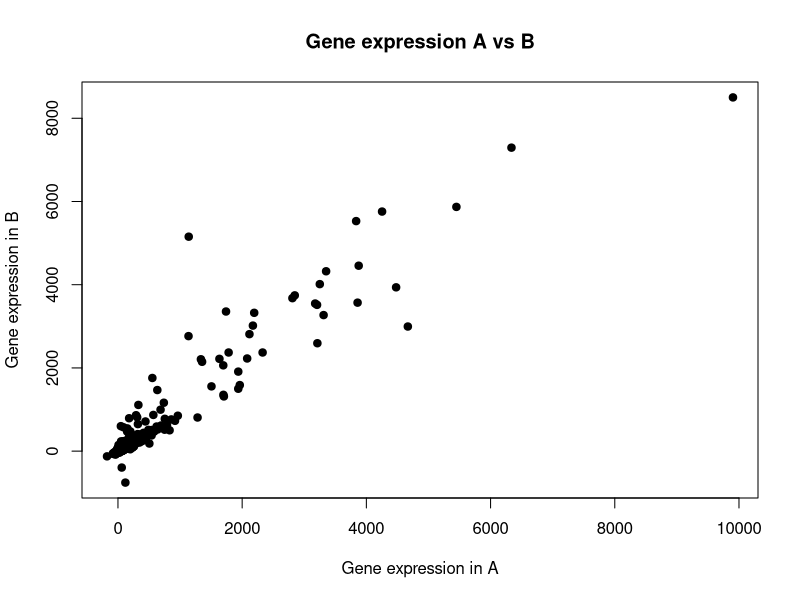
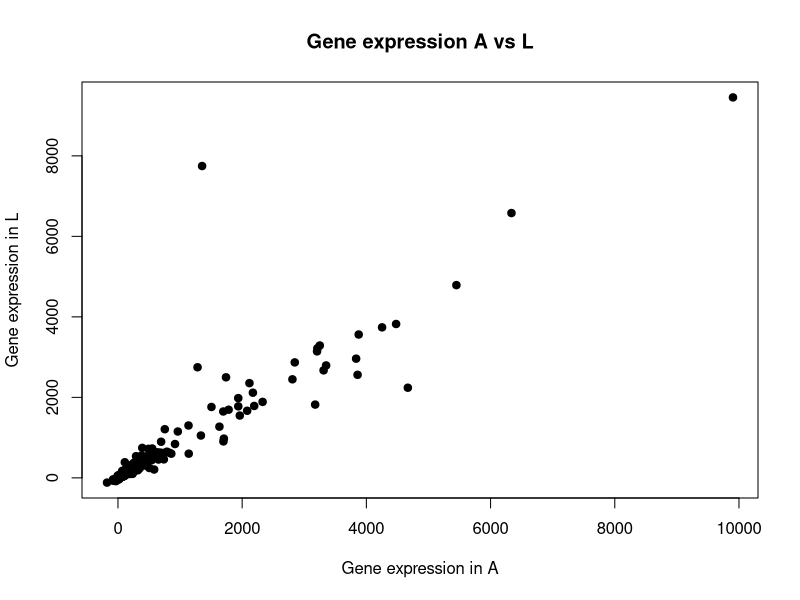
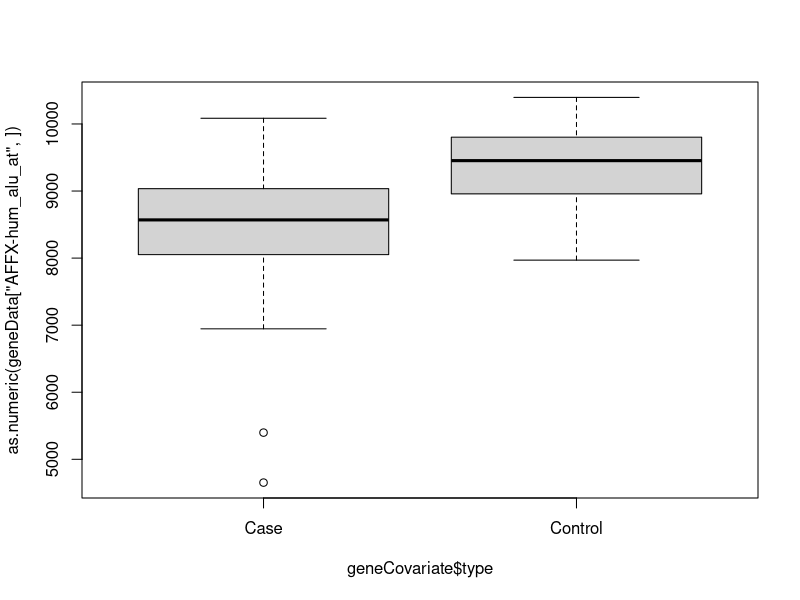
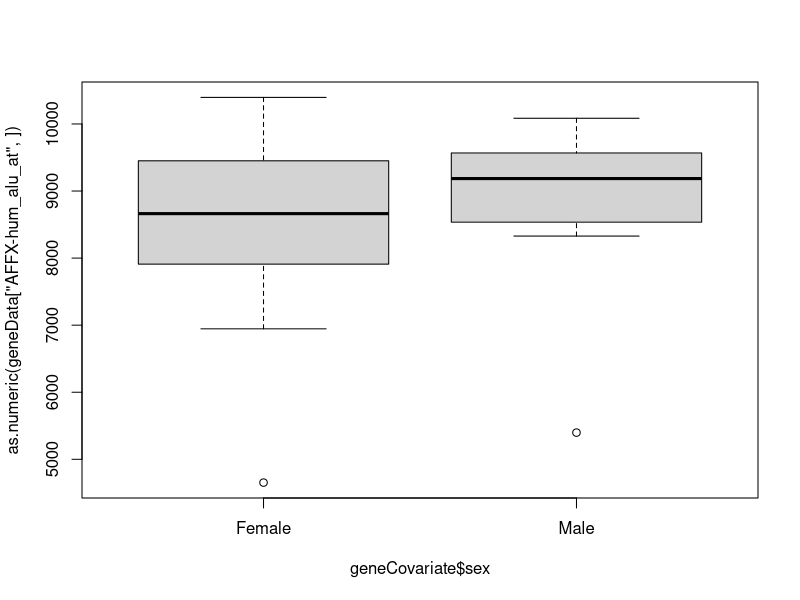

The R source for these figures, in order:
# Exercise 1: Loading the Dataset
library(Biobase)
data(package = "Biobase")
data("geneData")
data("geneCovariate")

#Excercise 1: Transform data to data.frame and explore the dataframe, what they contains, what are rows and columns?
#Can you tell what geneData and GeneCovariates dataframes contain?
geneData = data.frame(geneData)
geneCovariate = data.frame(geneCovariate)

# Exercise 2: Basic Data Exploration, check what is the structure of data and count the number of samples (lines and rows) in each dataframe
str(geneData)
str(geneCovariate)
summary(geneData)
summary(geneCovariate)
dim(geneData)
dim(geneCovariate)

# Exercise 3: Retrieve expression data and covariates for the sample A, B, C, D and save them to 2 different objects
geneData.subset = geneData[, c("A", "B", "C", "D")]
geneCovariate.subset = geneCovariate[c("A", "B", "C", "D"), ]

# Exercise 4: Retrieve only probes (genes) with expression > 80 in sample A and check that the filter have worked (hint: for the test use the min funnction)
#How many probes pass this filter?
geneData.A.gt20 = geneData[geneData$A > 20,]
nrow(geneData.A.gt20)

#Excercise 4 bis: Create a variable that contains the sum of the expression of the probes AFFX-hum_alu_at in sample A and B
#What is the sum of expression of probes AFFX-hum_alu_at in sample A and B
exp.sum = geneData["AFFX-hum_alu_at", "A"] + geneData["AFFX-hum_alu_at", "B"]
#What is the higher expression for this probe
max.exp = max(geneData["AFFX-hum_alu_at", ])


# Exercise 5: Descriptive Statistics, find mean and median gene expression in sample A and B, which sample have the higher mean gene expression? 
mean.exp.A = mean(geneData$A)
mean.exp.B = mean(geneData$B)
mean.exp.A > mean.exp.B


# Exercise 6: Data Visualization, perform the correlation (scatterplot) of gene expression in sample A and B and sample A and L,
#what samples are similar (hint: perfomr a correlation test , cor.test) ? Can you hypothesize why? (Hint: look at the geneCovariates data)
plot(geneData$A,geneData$B, main="Gene expression A vs B", xlab="Gene expression in A", ylab="Gene expression in B", pch=19)
plot(geneData$A,geneData$C, main="Gene expression A vs L", xlab="Gene expression in A", ylab="Gene expression in L", pch=19)
cor.test(geneData$A,geneData$B)
cor.test(geneData$A,geneData$L)

# Exercise 7: test if the expression of probe (gene) AFFX-hum_alu_at, is significantly different between Case and Control, regardless of the Sex (hint: use a t.test)
t.test.result.group = t.test(as.numeric(geneData["AFFX-hum_alu_at",]) ~ geneCovariate$type)
print(t.test.result.group)
#and by Sex?
t.test.result.sex = t.test(as.numeric(geneData["AFFX-hum_alu_at",]) ~ geneCovariate$sex)
print(t.test.result.sex)

#Excercise 8: Plot the distribution of expression for gene AFFX-hum_alu_at in Case and controls and Male and Female 
#The boxplot are in accordance with the t,test performed before?
boxplot(as.numeric(geneData["AFFX-hum_alu_at",]) ~ geneCovariate$type)
boxplot(as.numeric(geneData["AFFX-hum_alu_at",]) ~ geneCovariate$sex)


# Exercise 10: Exporting Data, write both geneData and geneCovariates to 2 diffrent files and save them to disk for future use
write.csv(geneData, file = "geneData.csv", row.names = FALSE)
write.csv(geneCovariate, file = "geneCovariate.csv", row.names = FALSE)
